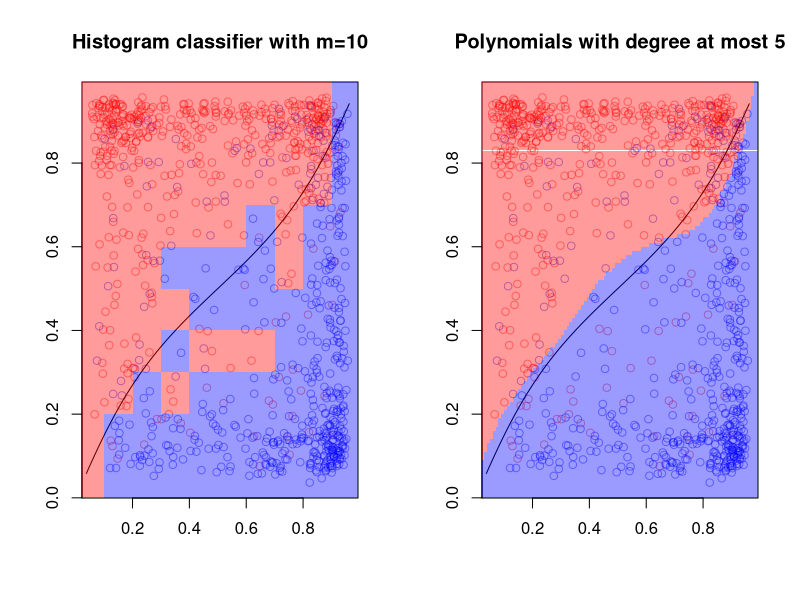

Reproduce this figure in R.
# Params
n <- 500
n_test <- 10000

poly_deg <- 5
m <- 10

op <- par(mfrow=c(1, 2))

## Generate data
x1 <- matrix(2*rnorm(n*2), n, 2) + rep(c(-2, 1), each=n)
x2 <- matrix(2*rnorm(n*2), n, 2) + rep(c(2, 1), each=n)
# Rotate
rot <- matrix(c(cos(1), sin(1), -sin(1), cos(1)), 2, 2)
x1 <- x1 %*% rot
x2 <- x2 %*% rot
# Nonlinear mapping
x1 <- atan(x1) / pi + 0.5
x2 <- atan(x2) / pi + 0.5

# Plotting Bayes classifier
N <- 10^4
Bayes <- matrix(c(rep(0, N), seq(from=-10, to=10, length.out=N)), N, 2)
Bayes <- Bayes %*% rot
Bayes <- atan(Bayes) / pi + 0.5

# Create colours for plotting
alpha <- 100
t_red <- rgb(255, 0, 0, alpha, maxColorValue = 255)
t_blue <- rgb(0, 0, 255, alpha, maxColorValue = 255)
col_vec <- c(t_red, t_blue)

# Plot
plot(rbind(x1, x2), col=rep(c(t_red, t_blue), each=n), xlab="", ylab="",
     main=paste0("Histogram classifier with m=", m))
lines(Bayes)


## Generate test data (used to estimate test error)
x1_test <- matrix(2*rnorm(n_test*2), n_test, 2) + rep(c(-2, 1), each=n_test)
x2_test <- matrix(2*rnorm(n_test*2), n_test, 2) + rep(c(2, 1), each=n_test)
# Rotate
rot <- matrix(c(cos(1), sin(1), -sin(1), cos(1)), 2, 2)
x1_test <- x1_test %*% rot
x2_test <- x2_test %*% rot
# Nonlinear mapping
x1_test <- atan(x1_test) / pi + 0.5
x2_test <- atan(x2_test) / pi + 0.5


# Histogram classifier
#########################
## Overlay histogram classifier
test_err <- 0
train_err <- 0
for (r in 0:(m-1)) {
  for (s in 0:(m-1)) {
    class1_count <- sum((r/m <= x1[, 1]) * (x1[, 1] < (r+1)/m) * (s/m <= x1[, 2]) * (x1[, 2] < (s+1)/m))
    class2_count <- sum((r/m <= x2[, 1]) * (x2[, 1] < (r+1)/m) * (s/m <= x2[, 2]) * (x2[, 2] < (s+1)/m))
    train_err <- train_err + min(class1_count, class2_count)
    
    Y_bar <- (class2_count > class1_count) + 1 # so that it is in {1,2}
    rect(r/m, s/m, (r+1)/m, (s+1)/m, col=col_vec[Y_bar], border=NA)
    
    # compute test error
    class1_count <- sum((r/m <= x1_test[, 1]) * (x1_test[, 1] < (r+1)/m) * (s/m <= x1_test[, 2]) * (x1_test[, 2] < (s+1)/m))
    class2_count <- sum((r/m <= x2_test[, 1]) * (x2_test[, 1] < (r+1)/m) * (s/m <= x2_test[, 2]) * (x2_test[, 2] < (s+1)/m))
    test_err <- test_err + c(class1_count, class2_count)[3-Y_bar]
  }
}
train_err <- train_err / (2*n)
test_err <- test_err / (2*n_test)

print(paste("Histogram classifier Training error:", train_err))
print(paste("Histogram classifier Test error:", test_err))
print(paste("Histogram classifier difference:", test_err - train_err))


##################################################################
# Plot
plot(rbind(x1, x2), col=rep(c(t_red, t_blue), each=n), xlab="", ylab="",
     main=paste("Polynomials with degree at most", poly_deg))
lines(Bayes)


# Polynomial classifier
##################################################################
## Prepare data for fitting logistic regression on data transformed with
# polynomials
all_x <- rbind(x1, x2)
y <- c(rep(1, nrow(x1)), rep(0, nrow(x2)))
x_mat <- poly(all_x, degree = poly_deg, raw=FALSE)

# Fit an l_2 penalised / constrained logistic regression
library(glmnet)
out <- glmnet(x_mat, y, family="binomial", alpha=0)

m_plot <- 100

# Grid on which to predict
x_plot <- matrix(c(rep(seq(from=(0.5/m_plot), to=(1-0.5/m_plot), length.out=m_plot), each = m_plot),
                   rep(seq(from=(0.5/m_plot), to=(1-0.5/m_plot), length.out=m_plot), m_plot)), ncol=2)

s_pred <- 95
# Compute predictions on grid (using an almost unconstrained / unpenalised fit with s=s_pred)
y_pred <- predict(out, poly(x_plot, degree=poly_deg, raw=FALSE), s=s_pred, type="class")
y_pred <- 2 - as.integer(y_pred)

# Plot predictions
i <- 0
for (r in 0:(m_plot-1)) {
  for (s in 0:(m_plot-1)) {
    i <- i + 1
    rect(r/m_plot, s/m_plot, (r+1)/m_plot, (s+1)/m_plot, col=col_vec[y_pred[i]], border=NA)
  }
}

# Training and test error
test_err <- mean(abs(as.integer(predict(out, poly(rbind(x1_test, x2_test), degree=poly_deg,
                                                  raw=FALSE), s=s_pred, type="class"))
                    - c(rep(1, nrow(x1_test)), rep(0, nrow(x2_test)))))
train_err <- mean(abs(as.integer(predict(out, x_mat, s=s_pred, type="class")) - y))
cat("\n")
print(paste("Polynomial classifier Training error:", train_err))
print(paste("Ploynomial classifier Test error:", test_err))
print(paste("Polynomial classifier difference:", test_err - train_err))
par(op)
